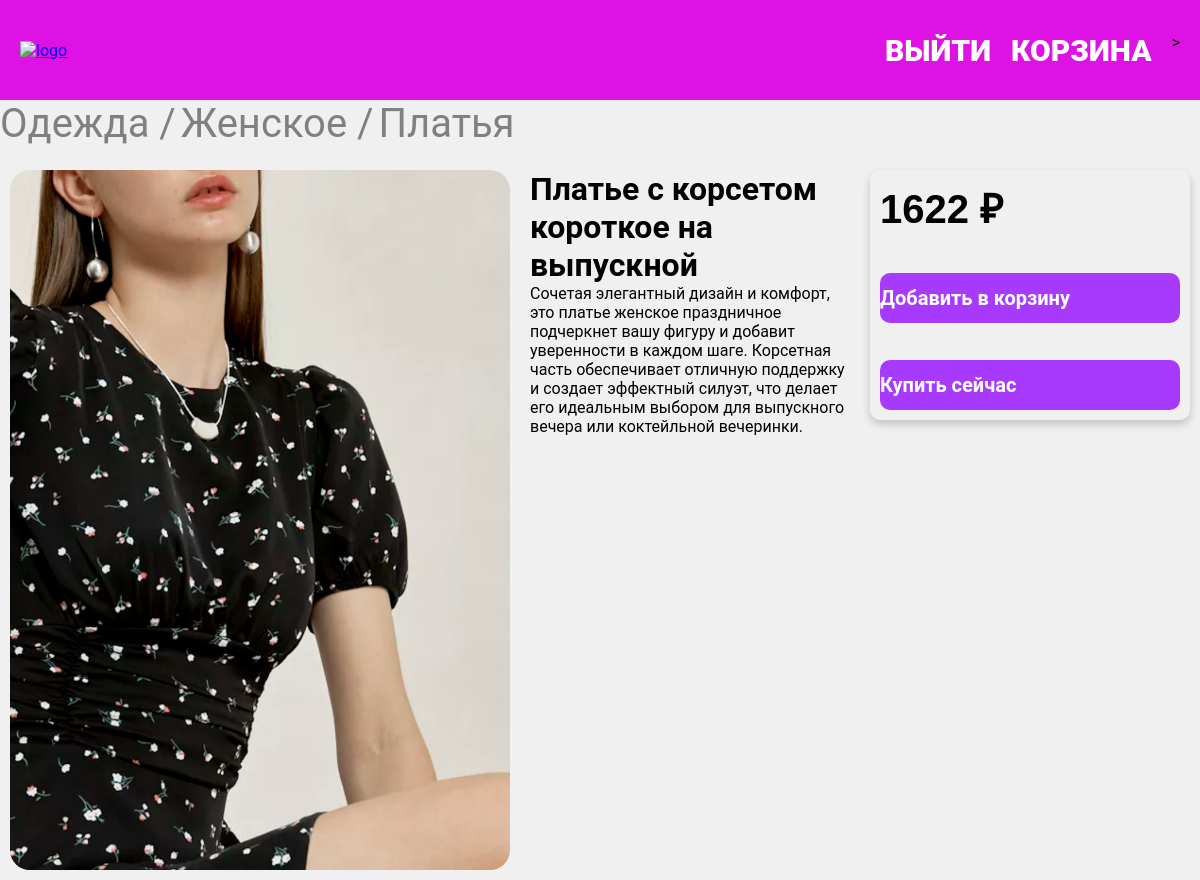
Page /product/plate-s-korsetom-korotkoe-na-vypusknoj/ (signed in) on the committed database.
### app/models.py (models this page shows, shortened)
class Category(models.Model):
    name = models.CharField(
        verbose_name="Название",
        max_length=200,
    )
    parent = models.ForeignKey(
        "self",
        verbose_name="Родительская категория",
        on_delete=models.CASCADE,
        null=True,
        blank=True,
    )
    slug = models.SlugField(
        "URL",
        max_length=250,
        unique=True,
        null=False,
        editable=True,
    )
    class Meta:
        verbose_name="Категория"
        verbose_name_plural = "Категория"

class Product(models.Model):
    name = models.CharField(
        verbose_name="Наименование",
        max_length=200,
    )
    desc = models.TextField(
        verbose_name="Описание",
        max_length=600,
    )
    price = models.DecimalField(
        verbose_name="Цена",
        max_digits=10,
        decimal_places=0,
    )
    image = models.ImageField(
        verbose_name="Изображение",
        upload_to="products/",
    )
    category = models.ForeignKey(
        "Category",
        verbose_name="Категория",
        on_delete=models.CASCADE,
    )
    brand = models.ForeignKey(
        "Brand",
        verbose_name="Бренд",
        on_delete=models.CASCADE,
    )
    slug = models.SlugField(
        "URL",
        max_length=250,
        unique=True,
        null=False,
        editable=True,
    )
    class Meta:
        verbose_name="Товар"
        verbose_name_plural = "Товары"

### app/views.py (the view)
# urls.py: path("product/<slug:slug>/", views.products_details, name="product_details"),
def products_details(request, slug):
    product = get_object_or_404(Product, slug=slug)
    categories = []
    categories.append(product.category)
    cur_category = product.category
    while cur_category.parent:
        categories.append(cur_category.parent)
        cur_category = cur_category.parent
    categories.reverse()
    context = {"product": product, "categories": categories}
    return render(request, "app/product_details.html", context)

### app/templates/app/product_details.html (shortened to what this page needs)
{% extends "base.html" %}
{% block content %}
<div class="categories">
    {% for category in categories %}
    <span class="category">{{ category.name }}{% if not forloop.last %} / {% endif %}</span>
    {% endfor %}
</div>
<div class="product_details">
    <div class="item product-details-image">
        <img src="{{ product.image.url }}" alt="{{ product.name }}" class="product-details-image">
    </div>
    <div class="item product-details-info">
        <h1 class="product-details-name">{{ product.name }}</h1>
        <p class="product-details-name">{{ product.desc }}</p>
    </div>
    <div class="item price-container">
        <p class="product-details-price">{{ product.price }} ₽</p>
        <form method="post" action="{% url 'cart_add' product.id %}">
            <button type="submit" class="price-button">Добавить в корзину</button>
        </form>
        <button class="price-button">Купить сейчас</button>
    </div>
</div>
{% endblock %}

### app/static/styles/style.css (style rules this page uses)
* { margin: 0; padding: 0; box-sizing: border-box; font-family: 'Roboto', sans-serif; }
body { background-color: #f0f0f0; padding-top: 100px; }
.categories { height: 60px; display: flex; flex-wrap: nowrap; gap: 5px; color: grey; font-size: 40px; white-space: nowrap; overflow: hidden; text-overflow: ellipsis; }
.product_details { display: flex; flex-direction: row; justify-content: space-around; }
.item { margin: 10px; }
.product-details-image { width: 500px; height: 700px; border-radius: 20px; }
.price-container { height: 250px; display: flex; flex-direction: column; justify-content: space-between; border-radius: 10px; padding: 10px; box-shadow: 0 4px 8px rgba(0, 0, 0, 0.2); }
p.product-details-price { margin: 0; font-size: 40px; font-family: helvetica; font-weight: 700; }
.price-container button { width: 300px; height: 50px; font-size: 20px; background-color: #a73afd; color: white; border-radius: 10px; border: none; display: flex; flex-direction: column; justify-content: center; }
.price-button { width: 100%; padding: 12px; background-color: #6a0dad; border: none; border-radius: 6px; font-size: 17px; font-weight: 700; color: white; cursor: pointer; transition: background-color 0.3s ease; margin-top: 15px; }
.price-button { width: 100%; padding: 14px 0; font-size: 18px; background-color: #7b2ff7; border: none; border-radius: 8px; color: white; font-weight: 700; cursor: pointer; transition: background-color 0.3s ease; }

### rows in the picture
Category: name "Одежда"
Category: name "Женское"
Category: name "Платья"
Product: image (picture), name "Платье с корсетом короткое на выпускной", desc "Сочетая элегантный дизайн и комфорт, это платье женское праздничное подчеркнет вашу фигуру и добавит уверенности в каждом шаге. Корсетная часть обеспечивает отличную поддержку и создает эффектный силуэт, что делает его идеальным выбором для выпускного вечера или коктейльной вечеринки.", price "1622"
